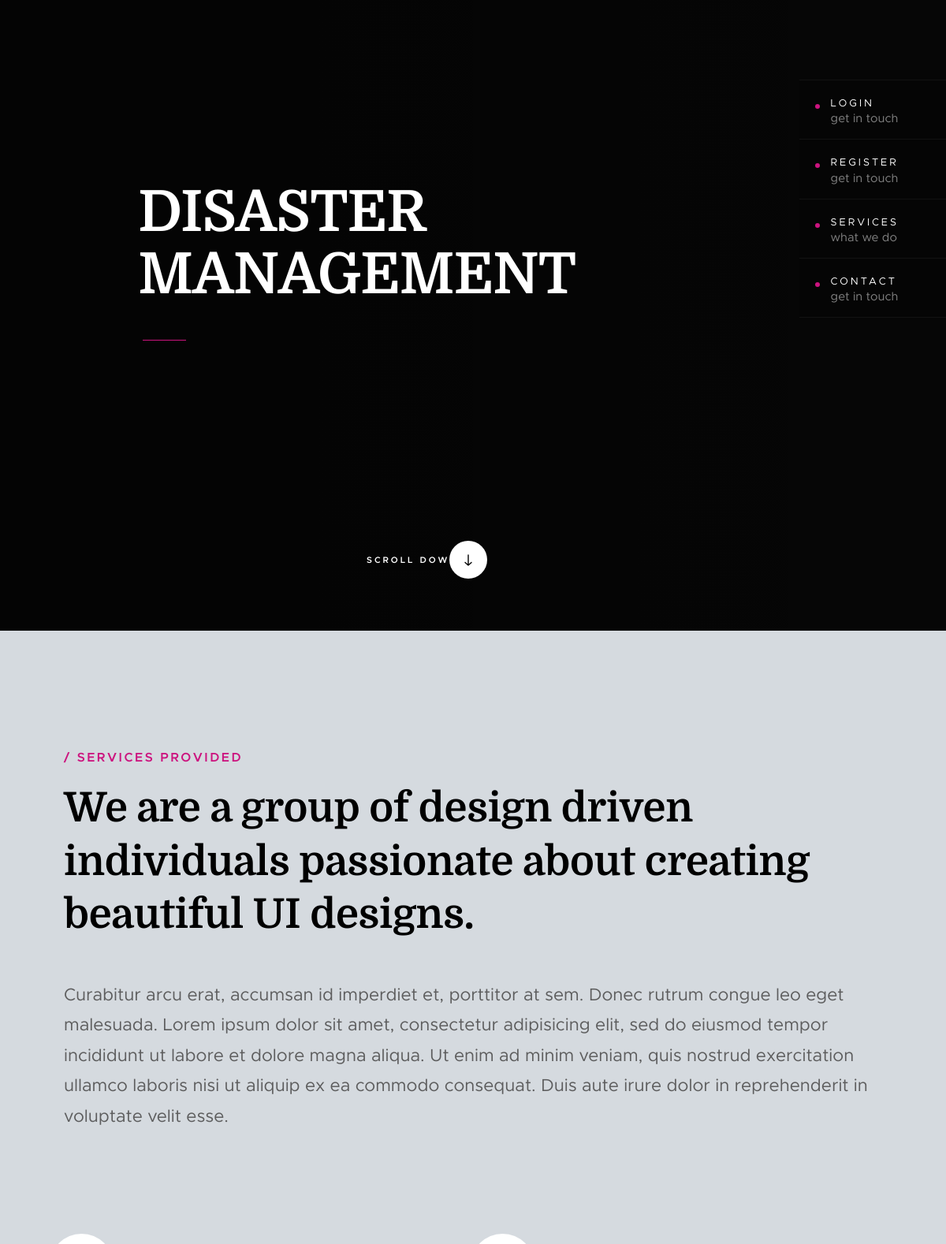
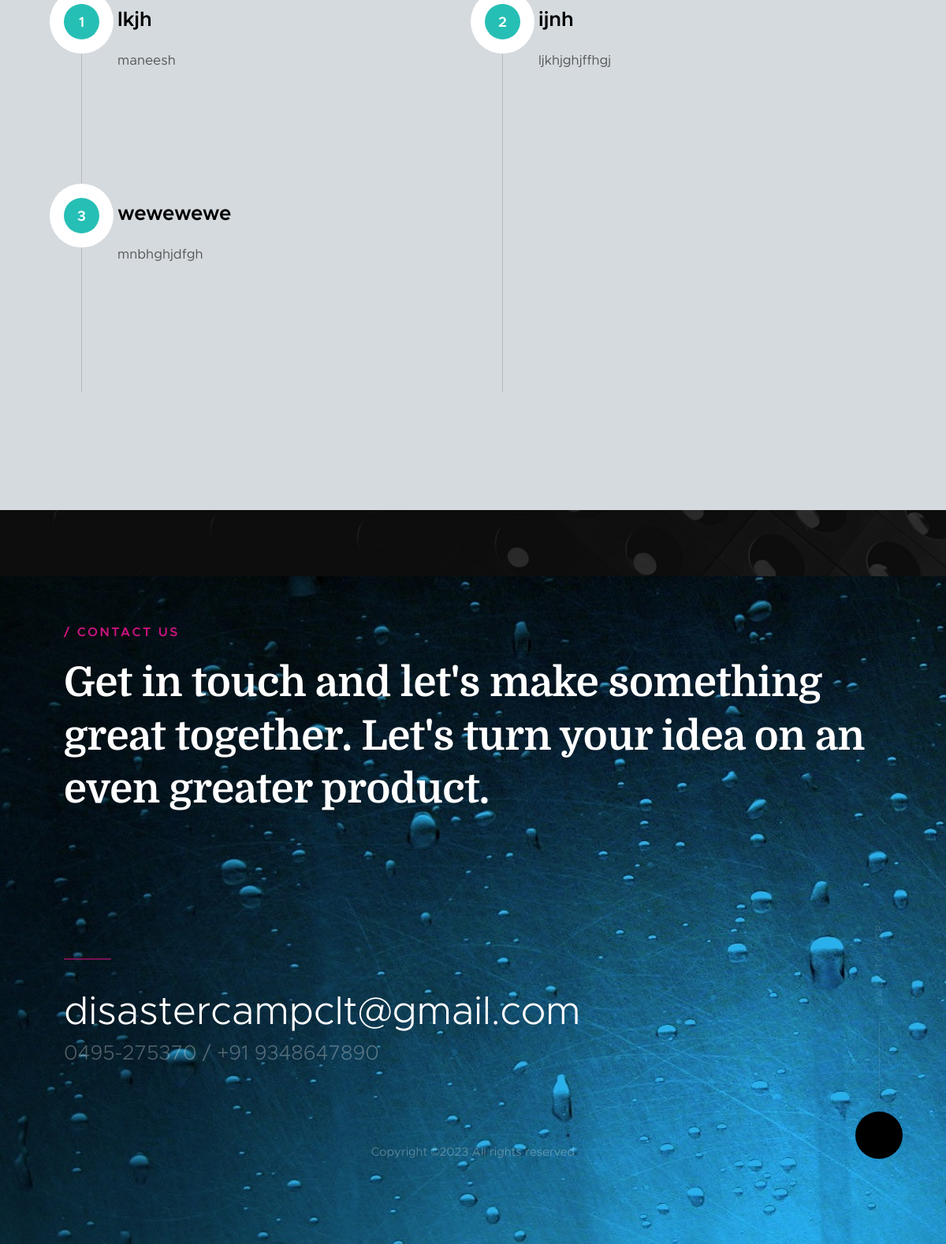
The app's page /home.php with its own data (2 pictures, top to bottom).
### tables this page shows
CREATE TABLE `service_tb` (
  `service_id` int(10) NOT NULL,
  `heading` varchar(50) NOT NULL,
  `service` varchar(100) NOT NULL
);

### home.php (the view, shortened to what this page needs)
<?php
include('connection.php');
$query=mysqli_query($conn,"SELECT * FROM service_tb");
?>
<!DOCTYPE html>
<html class="no-js" lang="en">
<head>
    <link rel="stylesheet" href="css/base.css">
    <link rel="stylesheet" href="css/vendor.css">
    <link rel="stylesheet" href="css/main.css">
    <link href="https://gitcdn.github.io/bootstrap-toggle/2.2.2/css/bootstrap-toggle.min.css" rel="stylesheet">
</head>
<body id="top">
    <header class="s-header" class="col-sm-6">
    </header>
    <section id="home" class="s-home target-section" data-parallax="scroll" data-image-src="images/flood.jpg" data-natural-width=3000 data-natural-height=2000 data-position-y=top>
        <div class="shadow-overlay"></div>
        <div class="home-content">
            <div class="row home-content__main">
                <h1>
               DISASTER MANAGEMENT
                </h1>
            </div>
        </div>
        <ul class="home-sidelinks">
            <li><a  href="admin/login.php">Login<span>get in touch</span></a></li>
            <li><a  href="select.php">Register<span>get in touch</span></a></li>
            <li><a class="smoothscroll" href="#services">Services<span>what we do</span></a></li>
            <li><a  class="smoothscroll" href="#bg">Contact<span>get in touch</span></a></li>
        </ul>
        <a href="#services" class="home-scroll smoothscroll">
            <span class="home-scroll__text">Scroll Down</span>
            <span class="home-scroll__icon"></span>
        </a>
    </section>
    <section id='services' class="s-about">
        <div class="row section-header" data-aos="fade-up">
            <div class="col-full">
                <h3 class="subhead">Services Provided</h3>
                <h1 class="display-1">We are a group of design driven individuals passionate about creating beautiful UI designs.</h1>
            </div>
        </div>
        <div class="row" data-aos="fade-up">
            <div class="col-full">
                <p class="lead">
                Curabitur arcu erat, accumsan id imperdiet et, porttitor at sem. Donec rutrum congue leo eget malesuada. Lorem ipsum dolor sit amet, consectetur adipisicing elit, sed do eiusmod tempor incididunt ut labore et dolore magna aliqua. Ut enim ad minim veniam, quis nostrud exercitation ullamco laboris nisi ut aliquip ex ea commodo consequat. Duis aute irure dolor in reprehenderit in voluptate velit esse.
                </p>
            </div>
        </div>
        <div class="row">
            <div class="about-process process block-1-2 block-tab-full">
                <?php
                $count=0;
                while($row=mysqli_fetch_assoc($query))
                    {
                        $count++;
                     ?>
                <div class="col-block process__col" data-item="<?php echo $count;?>" data-aos="fade-up">
                    <div class="process__text">
                        <h4><?php echo $row['heading'];?></h4>
                        <p>
                        <?php echo $row['service'];?>
                        </p>
                    </div>
                </div>
            <?php } ?>
            </div>
        </div>
    </section>
    <section id="stats" class="s-stats">
    </section>
   <div id="water">
    <section class="s-contact" id="bg">
        <div class="row section-header" >
            <div class="col-full">
                <h3 class="subhead subhead--light">Contact Us</h3>
                <h1 class="display-1 display-1--light">Get in touch and let's make something great together. Let's turn your idea on an even greater product.</h1>
            </div>
        </div>
        <div class="row">
            <div class="col-full contact-main" >
                <p>
                <a href="mailto:#0" class="contact-email">disastercampclt@gmail.com</a>
                <span class="contact-number">0495-275370  /  +91 9348647890</span>
                </p>
            </div>
        </div>
        <div class="row">
            <div align="center" class="col-full cl-copyright">
                <span>
Copyright &copy;<script>document.write(new Date().getFullYear());</script> All rights reserved
</span>
            </div>
        </div>
        <div class="cl-go-top">
            <a class="smoothscroll" title="Back to Top" href="#top"><i class="icon-arrow-up" aria-hidden="true"></i></a>
        </div>
    </section>
</div>
</body>
</html>

### css/base.css (style rules this page uses)
html { font-family: sans-serif; line-height: 1.15; -ms-text-size-adjust: 100%; -webkit-text-size-adjust: 100%; }
body { margin: 0; }
article, aside, footer, header, nav, section { display: block; }
h1 { font-size: 2em; margin: 0.67em 0; }
a { background-color: transparent; -webkit-text-decoration-skip: objects; }
html { font-size: 62.5%; box-sizing: border-box; }
*, *::before, *::after { box-sizing: inherit; }
body { font-weight: normal; line-height: 1; word-wrap: break-word; text-rendering: optimizeLegibility; -webkit-overflow-scrolling: touch; -webkit-text-size-adjust: none; }
body, input, button { -moz-osx-font-smoothing: grayscale; -webkit-font-smoothing: antialiased; }
div, dl, dt, dd, ul, ol, li, h1, h2, h3, h4, h5, h6, pre, form, p, blockquote, th, td { margin: 0; padding: 0; }
h1, h2, h3, h4, h5, h6 { -webkit-font-smoothing: auto; -webkit-font-smoothing: antialiased; -webkit-font-variant-ligatures: common-ligatures; -moz-font-variant-ligatures: common-ligatures; font-variant-ligatures: common-ligatures; text-rendering: optimizeLegibility; }
em, i { font-style: italic; line-height: inherit; }
ol, ul { list-style: none; }
li { display: block; }
a { text-decoration: none; line-height: inherit; }
.row { width: 89%; max-width: 1200px; margin: 0 auto; }
.row:after { content: ""; display: table; clear: both; }
[class*="col-"] { float: left; padding: 0 20px; }
.col-twelve, .col-full { width: 100%; }
@media only screen and (max-width: 1200px) { [class*="col-"] { padding: 0 15px; } }
[class*="block-"]:after { content: ""; display: table; clear: both; }
.block-1-2 .col-block { width: 50%; }
.block-1-6 .col-block:nth-child(6n+1), .block-1-5 .col-block:nth-child(5n+1), .block-1-4 .col-block:nth-child(4n+1), .block-1-3 .col-block:nth-child(3n+1), .block-1-2 .col-block:nth-child(2n+1) { clear: both; }

### home.php (style rules this page uses)
#water { background-image: url("images/waterdrop.jpeg"); }

### records on screen
service_tb: heading "lkjh", service "maneesh"
service_tb: heading "ijnh", service "ljkhjghjffhgj"
service_tb: heading "wewewewe", service "mnbhghjdfgh"
